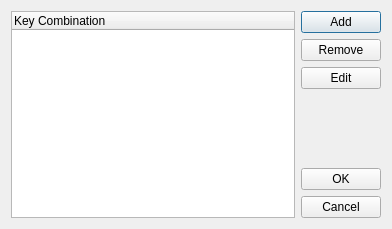
<?xml version="1.0" encoding="UTF-8"?>
<ui version="4.0" stdsetdef="1">
  <author></author>
  <comment></comment>
  <exportmacro></exportmacro>
  <class>KeyEditFormBase</class>
  <includes>
    <include location="local">qtgettext.h</include>
  </includes>
  <widget class="QDialog" name="KeyEditFormBase">
    <property name="geometry">
      <rect>
        <x>0</x>
        <y>0</y>
        <width>392</width>
        <height>229</height>
      </rect>
    </property>
    <property name="sizePolicy">
      <sizepolicy>
        <hsizetype>5</hsizetype>
        <vsizetype>5</vsizetype>
        <horstretch>0</horstretch>
        <verstretch>0</verstretch>
      </sizepolicy>
    </property>
    <property name="windowTitle">
      <string>Edit Keys</string>
    </property>
    <layout class="QGridLayout">
      <item row="0" column="0">
        <layout class="QHBoxLayout">
          <item>
            <widget class="QTreeWidget" name="m_listView">
              <column>
                <property name="text">
                  <string>Key Combination</string>
                </property>
                <property name="clickable">
                  <bool>false</bool>
                </property>
                <property name="resizable">
                  <bool>true</bool>
                </property>
              </column>
            </widget>
          </item>
          <item>
            <layout class="QVBoxLayout">
              <item>
                <widget class="QPushButton" name="m_addButton">
                  <property name="text">
                    <string>Add</string>
                  </property>
                </widget>
              </item>
              <item>
                <widget class="QPushButton" name="m_removeButton">
                  <property name="text">
                    <string>Remove</string>
                  </property>
                </widget>
              </item>
              <item>
                <widget class="QPushButton" name="m_editButton">
                  <property name="text">
                    <string>Edit</string>
                  </property>
                </widget>
              </item>
              <item>
                <spacer name="spacer1">
                  <property name="sizeHint">
                    <size>
                      <width>77</width>
                      <height>50</height>
                    </size>
                  </property>
                  <property name="sizeType">
                    <enum>QSizePolicy::Expanding</enum>
                  </property>
                  <property name="orientation">
                    <enum>Qt::Vertical</enum>
                  </property>
                </spacer>
              </item>
              <item>
                <widget class="QPushButton" name="m_okButton">
                  <property name="text">
                    <string>OK</string>
                  </property>
                </widget>
              </item>
              <item>
                <widget class="QPushButton" name="m_cancelButton">
                  <property name="text">
                    <string>Cancel</string>
                  </property>
                </widget>
              </item>
            </layout>
          </item>
        </layout>
      </item>
    </layout>
  </widget>
  <layoutdefault spacing="6" margin="11"/>
  <connections>
    <connection>
      <sender>m_okButton</sender>
      <signal>clicked()</signal>
      <receiver>KeyEditFormBase</receiver>
      <slot>accept()</slot>
    </connection>
    <connection>
      <sender>m_cancelButton</sender>
      <signal>clicked()</signal>
      <receiver>KeyEditFormBase</receiver>
      <slot>reject()</slot>
    </connection>
  </connections>
</ui>
